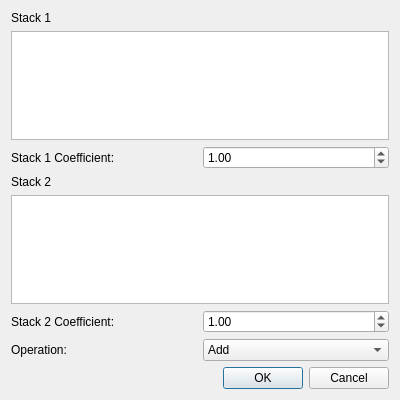
<?xml version="1.0" encoding="UTF-8"?>
<ui version="4.0">
 <class>Dialog</class>
 <widget class="QDialog" name="Dialog">
  <property name="geometry">
   <rect>
    <x>0</x>
    <y>0</y>
    <width>400</width>
    <height>400</height>
   </rect>
  </property>
  <property name="windowTitle">
   <string>Stack Math</string>
  </property>
  <layout class="QVBoxLayout" name="verticalLayout">
   <item>
    <widget class="QLabel" name="stack1Label">
     <property name="text">
      <string>Stack 1</string>
     </property>
    </widget>
   </item>
   <item>
    <widget class="QListWidget" name="stack1ListWidget"/>
   </item>
   <item>
    <layout class="QHBoxLayout" name="horizontalLayout_2">
     <item>
      <widget class="QLabel" name="stack1CoeffLabel">
       <property name="sizePolicy">
        <sizepolicy hsizetype="Minimum" vsizetype="Preferred">
         <horstretch>0</horstretch>
         <verstretch>0</verstretch>
        </sizepolicy>
       </property>
       <property name="text">
        <string>Stack 1 Coefficient:</string>
       </property>
      </widget>
     </item>
     <item>
      <widget class="QDoubleSpinBox" name="stack1CoeffDoubleSpinBox">
       <property name="minimum">
        <double>-100000.000000000000000</double>
       </property>
       <property name="maximum">
        <double>100000.000000000000000</double>
       </property>
       <property name="singleStep">
        <double>0.100000000000000</double>
       </property>
       <property name="value">
        <double>1.000000000000000</double>
       </property>
      </widget>
     </item>
    </layout>
   </item>
   <item>
    <widget class="QLabel" name="stack2Label">
     <property name="text">
      <string>Stack 2</string>
     </property>
    </widget>
   </item>
   <item>
    <widget class="QListWidget" name="stack2ListWidget"/>
   </item>
   <item>
    <layout class="QHBoxLayout" name="horizontalLayout_3">
     <item>
      <widget class="QLabel" name="stack2CoeffLabel">
       <property name="sizePolicy">
        <sizepolicy hsizetype="Minimum" vsizetype="Preferred">
         <horstretch>0</horstretch>
         <verstretch>0</verstretch>
        </sizepolicy>
       </property>
       <property name="text">
        <string>Stack 2 Coefficient:</string>
       </property>
      </widget>
     </item>
     <item>
      <widget class="QDoubleSpinBox" name="stack2CoeffDoubleSpinBox">
       <property name="minimum">
        <double>-100000.000000000000000</double>
       </property>
       <property name="maximum">
        <double>100000.000000000000000</double>
       </property>
       <property name="singleStep">
        <double>0.100000000000000</double>
       </property>
       <property name="value">
        <double>1.000000000000000</double>
       </property>
      </widget>
     </item>
    </layout>
   </item>
   <item>
    <layout class="QHBoxLayout" name="horizontalLayout">
     <item>
      <widget class="QLabel" name="opLabel">
       <property name="sizePolicy">
        <sizepolicy hsizetype="Minimum" vsizetype="Preferred">
         <horstretch>0</horstretch>
         <verstretch>0</verstretch>
        </sizepolicy>
       </property>
       <property name="text">
        <string>Operation:</string>
       </property>
      </widget>
     </item>
     <item>
      <widget class="QComboBox" name="opComboBox">
       <item>
        <property name="text">
         <string>Add</string>
        </property>
       </item>
       <item>
        <property name="text">
         <string>Subtract</string>
        </property>
       </item>
       <item>
        <property name="text">
         <string>Multiply</string>
        </property>
       </item>
       <item>
        <property name="text">
         <string>Divide</string>
        </property>
       </item>
      </widget>
     </item>
    </layout>
   </item>
   <item>
    <widget class="QDialogButtonBox" name="buttonBox">
     <property name="orientation">
      <enum>Qt::Orientation::Horizontal</enum>
     </property>
     <property name="standardButtons">
      <set>QDialogButtonBox::StandardButton::Cancel|QDialogButtonBox::StandardButton::Ok</set>
     </property>
    </widget>
   </item>
  </layout>
 </widget>
 <resources/>
 <connections>
  <connection>
   <sender>buttonBox</sender>
   <signal>accepted()</signal>
   <receiver>Dialog</receiver>
   <slot>accept()</slot>
   <hints>
    <hint type="sourcelabel">
     <x>248</x>
     <y>254</y>
    </hint>
    <hint type="destinationlabel">
     <x>157</x>
     <y>274</y>
    </hint>
   </hints>
  </connection>
  <connection>
   <sender>buttonBox</sender>
   <signal>rejected()</signal>
   <receiver>Dialog</receiver>
   <slot>reject()</slot>
   <hints>
    <hint type="sourcelabel">
     <x>316</x>
     <y>260</y>
    </hint>
    <hint type="destinationlabel">
     <x>286</x>
     <y>274</y>
    </hint>
   </hints>
  </connection>
 </connections>
</ui>
